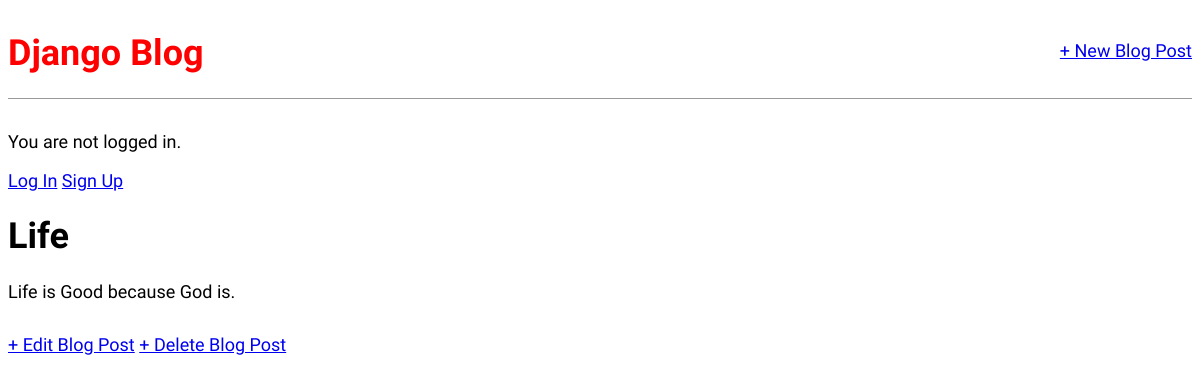
/post/1/, run on an earlier commit of the app's database.
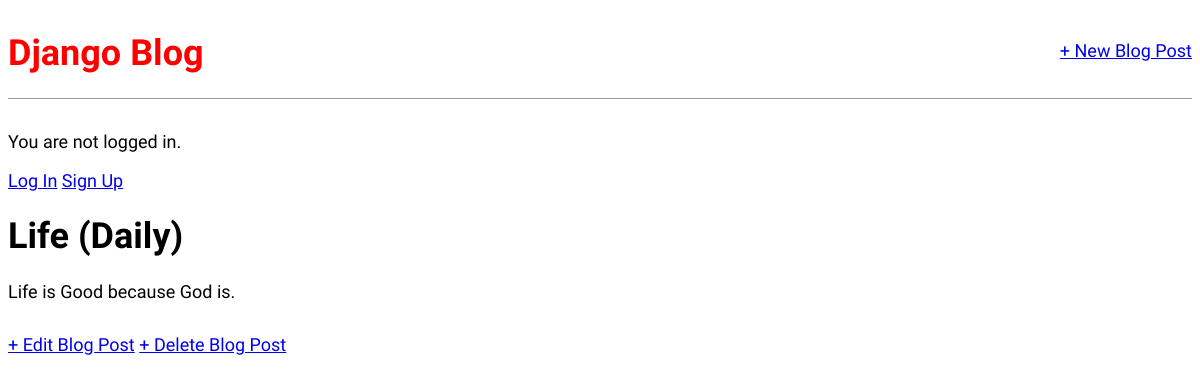
And on a later commit of the database.
### blog/models.py (models this page shows, shortened)
class Post(models.Model):
    title = models.CharField(max_length=200)
    author = models.ForeignKey(
        "auth.user",
        on_delete = models.CASCADE
    )
    body = models.TextField()

### blog/views.py (the view)
# urls.py: path("post/<int:pk>/", BlogDetailView.as_view(), name="post_detail" ),
class BlogDetailView(DetailView):
    model = Post
    template_name = "post_detail.html"

### templates/post_detail.html
{% extends 'base.html' %}
{% block content %}
    <div class="post-entry">
        <h1>{{ object.title }}</h1>
        <p>{{ object.body }}</p>
    </div>
    <a href="{% url 'post_edit' post.pk %}">+ Edit Blog Post</a>
    <a href="{% url 'post_delete' post.pk %}">+ Delete Blog Post</a>
{% endblock content %}

What changed in the data, as far as the page shows it:
changed Post "Life is Good because God is.": title "Life" → "Life (Daily)"
